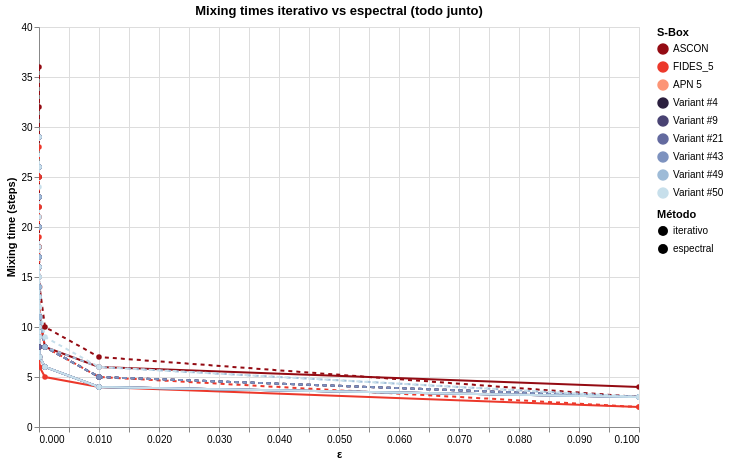

Notebook code for this chart:
### Code cell
chart_spec = compare_mixing_times_spectrals_altair(
    specs,
    epsilons=[10**(-i) for i in range(1,11)],
    max_steps=10000,
)
chart_spec

### Figure 1 — Vega-Lite specification as saved in the notebook (floating-point values rounded to 4 significant figures; data arrays with more than 128 entries replaced by an {"elided": "..."} marker saying what was removed)
{"config": {"view": {"continuousWidth": 300, "continuousHeight": 300}}, "data": {"name": "data-464e597e67d224ff499b2e0a82d36078"}, "mark": {"type": "line", "point": true}, "encoding": {"color": {"field": "S-Box", "legend": {"title": "S-Box"}, "scale": {"domain": ["ASCON", "FIDES_5", "APN 5", "Variant #4", "Variant #9", "Variant #21", "Variant #43", "Variant #49", "Variant #50"], "range": ["#940b13", "#ec382b", "#fc9576", "#2b1f3e", "#494373", "#636a9f", "#7d92bf", "#9ebbd7", "#c7dfeb"]}, "type": "nominal"}, "strokeDash": {"field": "Método", "legend": {"title": "Método"}, "scale": {"domain": ["iterativo", "espectral"], "range": [[], [4, 4]]}, "type": "nominal"}, "tooltip": [{"field": "S-Box", "type": "nominal"}, {"field": "Método", "type": "nominal"}, {"field": "ε", "type": "quantitative"}, {"field": "Mixing time", "type": "quantitative"}], "x": {"field": "ε", "scale": {}, "title": "ε", "type": "quantitative"}, "y": {"field": "Mixing time", "title": "Mixing time (steps)", "type": "quantitative"}}, "height": 400, "params": [{"name": "param_16", "select": {"type": "interval", "encodings": ["x", "y"]}, "bind": "scales"}], "title": "Mixing times iterativo vs espectral (todo junto)", "width": 600, "$schema": "https://vega.github.io/schema/vega-lite/v5.20.1.json", "datasets": {"data-464e597e67d224ff499b2e0a82d36078": {"elided": "180 records"}}}
